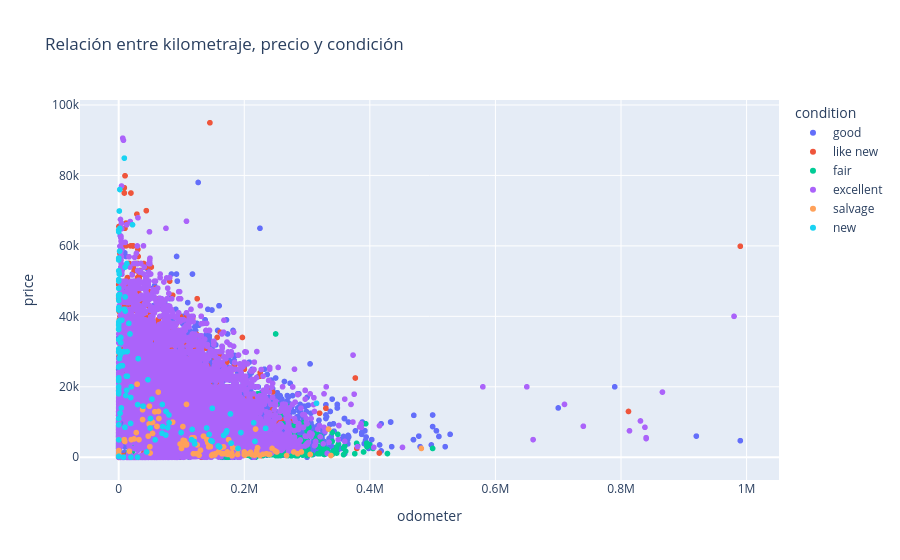

Here is the notebook cell this chart was saved with:
### Markdown cell above
La mayoría de los vehículos anunciados tiene precios inferiores a $20,000. La distribución presenta una cola hacia la derecha, causada por una cantidad reducida de vehículos de precio elevado.

### Code cell
fig = px.scatter(
    filtered_data,
    x="odometer",
    y="price",
    color="condition",
    title="Relación entre kilometraje, precio y condición"
)

fig.show()

### Figure 1 — Plotly figure (JSON) as saved in the notebook; plotly's stock layout.template omitted (floating-point values rounded to 4 significant figures; data arrays with more than 128 entries replaced by an {"elided": "..."} marker saying what was removed)
{"data": [{"hovertemplate": "condition=good<br>odometer=%{x}<br>price=%{y}<extra></extra>", "legendgroup": "good", "marker": {"color": "#636efa", "symbol": "circle"}, "mode": "markers", "name": "good", "showlegend": true, "type": "scattergl", "x": {"elided": "20132 float values"}, "xaxis": "x", "y": {"elided": "20132 int values"}, "yaxis": "y"}, {"hovertemplate": "condition=like new<br>odometer=%{x}<br>price=%{y}<extra></extra>", "legendgroup": "like new", "marker": {"color": "#EF553B", "symbol": "circle"}, "mode": "markers", "name": "like new", "showlegend": true, "type": "scattergl", "x": {"elided": "4741 float values"}, "xaxis": "x", "y": {"elided": "4741 int values"}, "yaxis": "y"}, {"hovertemplate": "condition=fair<br>odometer=%{x}<br>price=%{y}<extra></extra>", "legendgroup": "fair", "marker": {"color": "#00cc96", "symbol": "circle"}, "mode": "markers", "name": "fair", "showlegend": true, "type": "scattergl", "x": {"elided": "1606 float values"}, "xaxis": "x", "y": {"elided": "1606 int values"}, "yaxis": "y"}, {"hovertemplate": "condition=excellent<br>odometer=%{x}<br>price=%{y}<extra></extra>", "legendgroup": "excellent", "marker": {"color": "#ab63fa", "symbol": "circle"}, "mode": "markers", "name": "excellent", "showlegend": true, "type": "scattergl", "x": {"elided": "24772 float values"}, "xaxis": "x", "y": {"elided": "24772 int values"}, "yaxis": "y"}, {"hovertemplate": "condition=salvage<br>odometer=%{x}<br>price=%{y}<extra></extra>", "legendgroup": "salvage", "marker": {"color": "#FFA15A", "symbol": "circle"}, "mode": "markers", "name": "salvage", "showlegend": true, "type": "scattergl", "x": [216300.0, 285000.0, 120000.0, 164200.0, 229700.0, 175000.0, 334200.0, 482000.0, 249000.0, 154100.0, 251900.0, 219700.0, 218000.0, 128000.0, 221200.0, 64050.0, NaN, NaN, 108000.0, 142000.0, 57500.0, 0.0, 63000.0, 38000.0, 116600.0, 0.0, NaN, 9621.0, 97800.0, NaN, 150000.0, 17080.0, 48500.0, 130200.0, 200000.0, 8900.0, NaN, 174000.0, 63400.0, 305000.0, 108000.0, 167000.0, 279000.0, NaN, 240500.0, 38000.0, 86000.0, 210000.0, 50000.0, 108000.0, 221000.0, 29330.0, 60920.0, NaN, 53890.0, 143300.0, 189000.0, NaN, 163000.0, 244400.0, 189400.0, 180000.0, NaN, 119000.0, 9621.0, 180800.0, 105000.0, 235300.0, 125000.0, 24500.0, 29330.0, 60920.0, 102200.0, NaN, 140200.0, NaN, 49680.0, 146000.0, 135000.0, 100000.0, 200000.0, 47000.0, 148000.0, NaN, 190000.0, 153000.0, 149000.0, 168000.0, 163.0, 201000.0, 28000.0, 124000.0, 291000.0, NaN, 102600.0, 338000.0, NaN, 212500.0, NaN, 32320.0, NaN, 180000.0, 54000.0, 158700.0, 100.0, 49000.0, 267400.0, 173000.0, 207000.0, 238200.0, 225000.0, 106300.0, 20000.0, NaN, 181500.0], "xaxis": "x", "y": [600, 1000, 5500, 999, 850, 5000, 8000, 2500, 1800, 1000, 1500, 1800, 8000, 580, 2700, 11000, 800, 800, 3800, 4100, 12900, 400, 18500, 13500, 5500, 900, 850, 4500, 3750, 22000, 800, 1700, 9450, 2000, 1500, 5000, 4000, 800, 13000, 800, 15000, 2950, 1500, 3500, 800, 10700, 9975, 1400, 1200, 3500, 800, 20750, 8750, 13200, 6750, 2950, 2495, 2400, 2700, 2500, 800, 1200, 1200, 1000, 4500, 500, 4700, 1000, 3500, 5200, 20750, 8750, 8725, 750, 5000, 1700, 3000, 3000, 6000, 2500, 700, 5990, 500, 2500, 2250, 650, 700, 1000, 1900, 600, 7000, 1000, 1500, 7000, 4800, 500, 2000, 700, 3000, 5000, 7000, 450, 9900, 1500, 5000, 14500, 500, 1500, 1000, 850, 500, 3500, 5000, 2900, 2700], "yaxis": "y"}, {"hovertemplate": "condition=new<br>odometer=%{x}<br>price=%{y}<extra></extra>", "legendgroup": "new", "marker": {"color": "#19d3f3", "symbol": "circle"}, "mode": "markers", "name": "new", "showlegend": true, "type": "scattergl", "x": {"elided": "142 float values"}, "xaxis": "x", "y": {"elided": "142 int values"}, "yaxis": "y"}], "layout": {"legend": {"title": {"text": "condition"}, "tracegroupgap": 0}, "title": {"text": "Relación entre kilometraje, precio y condición"}, "xaxis": {"anchor": "y", "domain": [0, 1], "title": {"text": "odometer"}}, "yaxis": {"anchor": "x", "domain": [0, 1], "title": {"text": "price"}}}}
